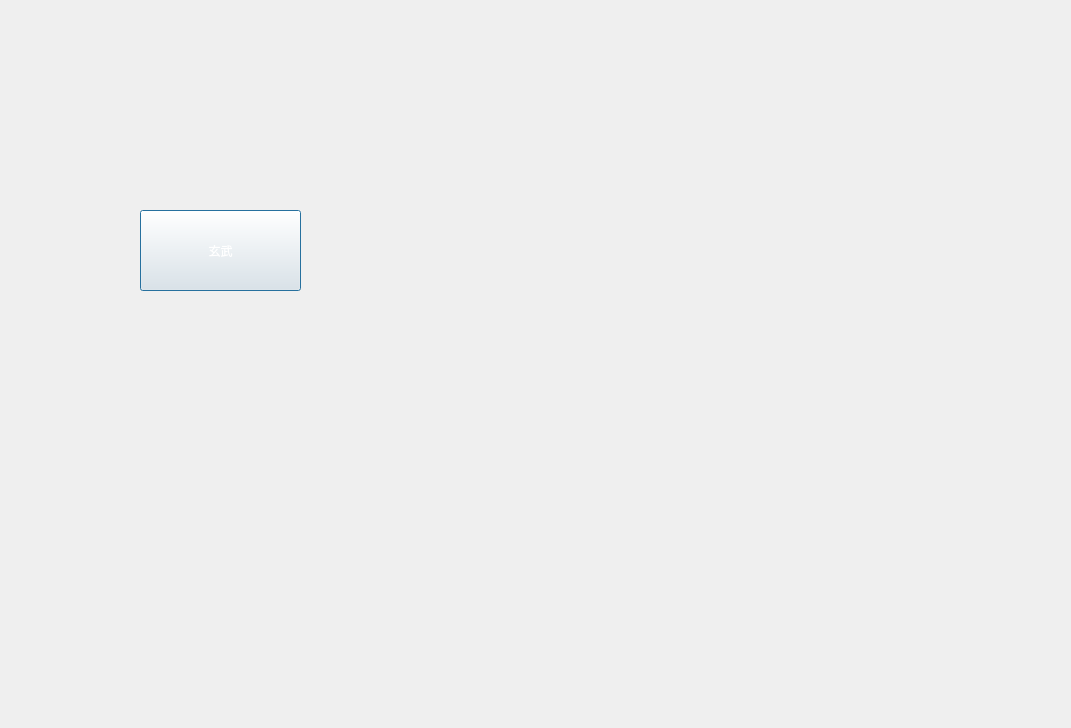
<?xml version="1.0" encoding="UTF-8"?>
<ui version="4.0">
 <class>Xuanwuku</class>
 <widget class="QDialog" name="Xuanwuku">
  <property name="geometry">
   <rect>
    <x>0</x>
    <y>0</y>
    <width>1071</width>
    <height>728</height>
   </rect>
  </property>
  <property name="sizePolicy">
   <sizepolicy hsizetype="Fixed" vsizetype="Fixed">
    <horstretch>0</horstretch>
    <verstretch>0</verstretch>
   </sizepolicy>
  </property>
  <property name="minimumSize">
   <size>
    <width>1071</width>
    <height>728</height>
   </size>
  </property>
  <property name="maximumSize">
   <size>
    <width>1071</width>
    <height>728</height>
   </size>
  </property>
  <property name="windowTitle">
   <string>无涯</string>
  </property>
  <property name="windowIcon">
   <iconset resource="Menu.qrc">
    <normaloff>:/icon/Resources/无涯.png</normaloff>:/icon/Resources/无涯.png</iconset>
  </property>
  <property name="styleSheet">
   <string notr="true">border-image: url(:/image/Resources/xuanwuku.png);</string>
  </property>
  <widget class="QPushButton" name="btnXW">
   <property name="geometry">
    <rect>
     <x>140</x>
     <y>210</y>
     <width>161</width>
     <height>81</height>
    </rect>
   </property>
   <property name="styleSheet">
    <string notr="true">border-image: url(:/other/Resources/透明背景.png);
border-image: url(:/other/Resources/边框2.png);
color: rgb(255, 255, 255);
font: 30pt &quot;隶书&quot;;</string>
   </property>
   <property name="text">
    <string>玄武</string>
   </property>
  </widget>
  <widget class="QLabel" name="lblText">
   <property name="geometry">
    <rect>
     <x>40</x>
     <y>510</y>
     <width>981</width>
     <height>201</height>
    </rect>
   </property>
   <property name="styleSheet">
    <string notr="true">border-image: url(:/other/Resources/透明背景.png);
color: rgb(255, 255, 255);
font: 16pt &quot;隶书&quot;;</string>
   </property>
   <property name="text">
    <string/>
   </property>
   <property name="alignment">
    <set>Qt::AlignLeading|Qt::AlignLeft|Qt::AlignTop</set>
   </property>
   <property name="wordWrap">
    <bool>true</bool>
   </property>
  </widget>
 </widget>
 <layoutdefault spacing="6" margin="11"/>
 <resources>
  <include location="Menu.qrc"/>
 </resources>
 <connections/>
</ui>
